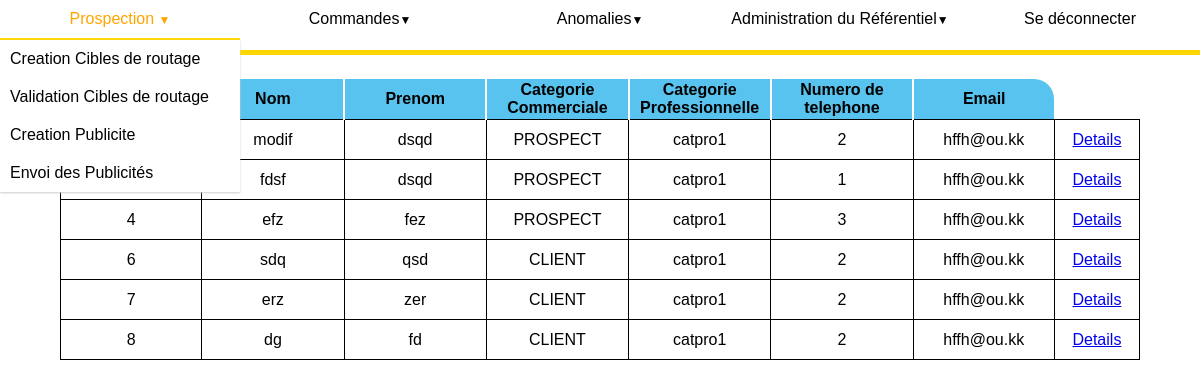
Screenshot of /referentiel/individus (signed in) with the database file from the repository.
### referentiel/models.py (models this page shows, shortened)
class Individu(models.Model):
    nom = models.CharField(max_length=50)
    prenom = models.CharField(max_length=50)
    datenaissance = models.DateField()
    ntel = models.DecimalField(max_digits=10, decimal_places=0)
    mail = models.EmailField(null=True)
    adresse = models.ForeignKey(Adresse, on_delete=models.CASCADE)
    catprofessionnelle = models.ForeignKey(
        Catprofessionnelle, on_delete=models.CASCADE)
    prospect = "PROSPECT"
    client = "CLIENT"
    interdit = "INTERDIT"
    cat_choix = [(prospect, "possible client"),
                 (client, "client"),
                 (interdit, " client interdit")
                 ]
    catcommerciale = models.CharField(
        max_length=20, choices=cat_choix, default=prospect)

class Catprofessionnelle(models.Model):
    nom = models.CharField(max_length=100)
    def __str__(self) -> str:
        return self.nom

### referentiel/views.py (the view)
# urls.py: path('individus', views.tableIndividu, name='affichageReferentielIndividus'),
@permission_required("utilisateurs.perm_administrerRef")
def tableIndividu(request):
    contexte = {'individus': Individu.objects.all()}
    return render(request, 'referentiel/afficheIndividu.html', contexte)

### referentiel/templates/referentiel/afficheIndividu.html
{% extends 'referentiel/referentiel_view.html' %}
{%block content %}
{% load static %}
<link rel="stylesheet" type="text/css" href="{% static 'referentiel/afficheArticle.css' %}">
<html>
<head>
</head>
<body>
    <div class="contenu">
        <table class="tableReferentiel">
            <th id=gauche width="13%">Id </th>
            <th class=milieu width="13%">Nom</th>
            <th class=milieu width="13%">Prenom</th>
            <th class=milieu width="13%">Categorie Commerciale</th>
            <th class=milieu width="13%">Categorie Professionnelle</th>
            <th class=milieu width="13%">Numero de telephone</th>
            <th id=droite width="13%">Email</th>
            {% for i in individus %}
            <tr class=corps>
                <td>{{i.id}}</td>
                <td>{{i.nom}}</td>
                <td>{{i.prenom}}</td>
                <td>{{i.catcommerciale}}</td>
                <td>{{i.catprofessionnelle}}</td>
                <td>{{i.ntel}}</td>
                <td>{{i.mail}}</td>
                <td width="10%"><a href="{% url 'referentiel:modifIndividu' pk=i.id%}">Details</a></td>
            </tr>
            {% endfor %}
        </table>
    </div>
</body>
</html>
{%endblock content %}

### referentiel/static/referentiel/navigationbar.css (style rules this page uses)
* { margin: 0px; padding: 0px; font-family: Avenir, sans-serif; }

### referentiel/static/referentiel/afficheArticle.css (style rules this page uses)
.contenu { padding-top: 2%; margin: 0 auto; width: 90%; min-height: 500px; border-radius: 3px; }
.tableReferentiel { table-layout: fixed; width: 100%; border-collapse: collapse; }
th { height: 40px; background-color: rgb(88, 195, 238); text-align: center; }
.milieu { border-right: solid 2px white; border-left: solid 2px white; }
#gauche { border-top-left-radius: 20px; }
#droite { border-top-right-radius: 20px; }
tr { height: 40px; }
.corps>td { border: 1px solid black; text-align: center; }

### rows the page displays
Individu: nom "modif", prenom "dsqd", catcommerciale "PROSPECT", catprofessionnelle "catpro1", ntel "2", mail "hffh@ou.kk"
Individu: nom "fdsf", prenom "dsqd", catcommerciale "PROSPECT", catprofessionnelle "catpro1", ntel "1", mail "hffh@ou.kk"
Individu: id "4", nom "efz", prenom "fez", catcommerciale "PROSPECT", catprofessionnelle "catpro1", ntel "3", mail "hffh@ou.kk"
Individu: id "6", nom "sdq", prenom "qsd", catcommerciale "CLIENT", catprofessionnelle "catpro1", ntel "2", mail "hffh@ou.kk"
Individu: id "7", nom "erz", prenom "zer", catcommerciale "CLIENT", catprofessionnelle "catpro1", ntel "2", mail "hffh@ou.kk"
Individu: id "8", nom "dg", prenom "fd", catcommerciale "CLIENT", catprofessionnelle "catpro1", ntel "2", mail "hffh@ou.kk"
